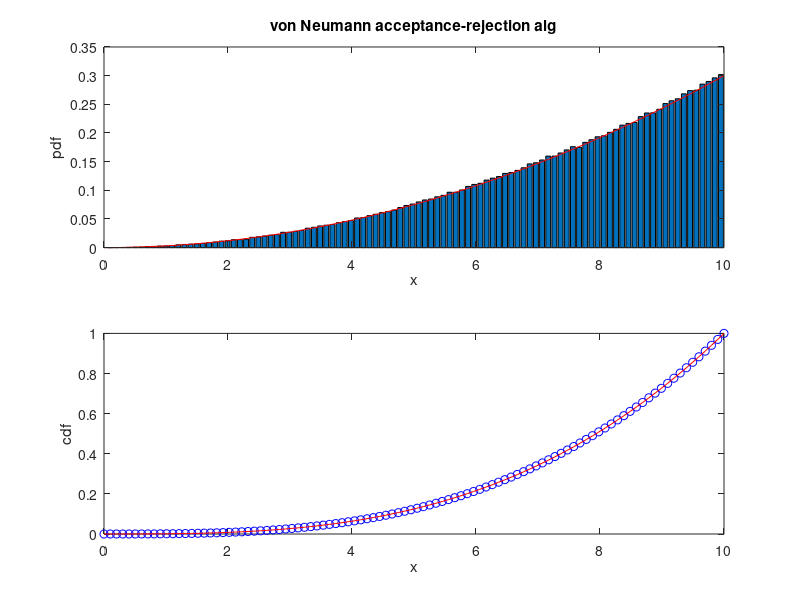

This chart was generated by the following MATLAB code:
clear all
N=1e6;
% C x^2 -> C x^3 / 3    C * 10^3 / 3   = 1
C = 3/10^3;
g = @(x) C*x.^2;
G = @(x) C*x.^3/3;

a = g(10)/10;
s = @(x)a*x;
S = @(x)a*x.^2/2;

%y = a x^2 /2
%2 y /a = x^2
%x = sqrt(2y/a)
invS = @(y) sqrt(2*y/a);


s1 = subplot(2,1,1)

our_random = zeros(1, N);
random_numbers = invS((S(10)-S(0))*rand(1,N));
acceptance_randoms = rand(1,N);
ratio = g(random_numbers)./s(random_numbers);
accepted = acceptance_randoms < ratio;
our_random = random_numbers(accepted);
our_random = sort(our_random);
[m, bin] = hist(our_random, 100);
m = m/trapz(bin,m);
bar(bin, m)
hold on

NX = 100
x = linspace(0,10,NX);
our_cdf = zeros(1,NX);
for i = 1:NX
    our_cdf(i) = sum(our_random<x(i));
end
our_cdf = our_cdf / length(our_random);
y = g(x);
plot(x,y, 'r-')
xlabel('x')
ylabel('pdf')
title('von Neumann acceptance-rejection alg')


w2 = subplot(2,1,2)
Expected = mean(our_random)
StandardDev = std(our_random)
Variance = var(our_random)
Mediana = median(our_random)
ExpectedA = 7.5
VarianceA= 3.75
MedianAnalytical = 5*2^(2/3)
StandardDevA = sqrt(VarianceA)
plot(x,our_cdf, 'bo')
hold on
plot(x, G(x), 'r-');
xlabel('x')
ylabel('cdf')
fprintf('?\tNumerycznie\tAnalit.\n');
fprintf('E\t%f\t%f\n', Expected, ExpectedA);
fprintf('Std\t%f\t%f\n', StandardDev, StandardDevA);
fprintf('Var\t%f\t%f\n', Variance, VarianceA);
fprintf('Med\t%f\t%f\n', Mediana, MedianAnalytical);